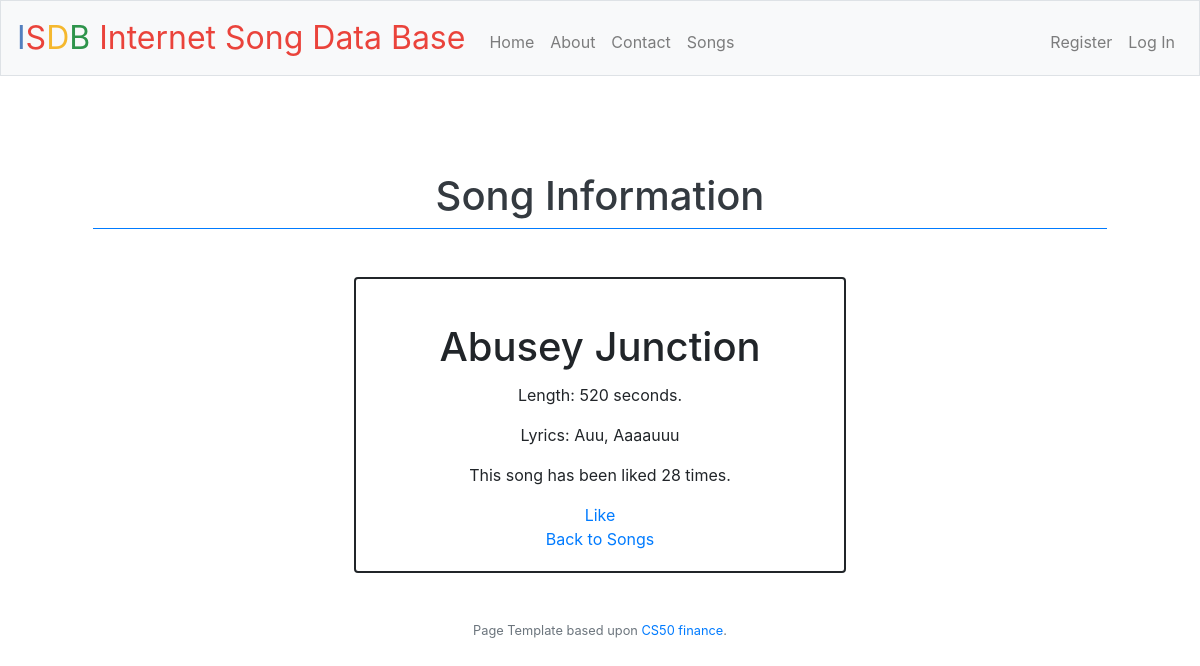
Page /songs/1 on the earlier database version.
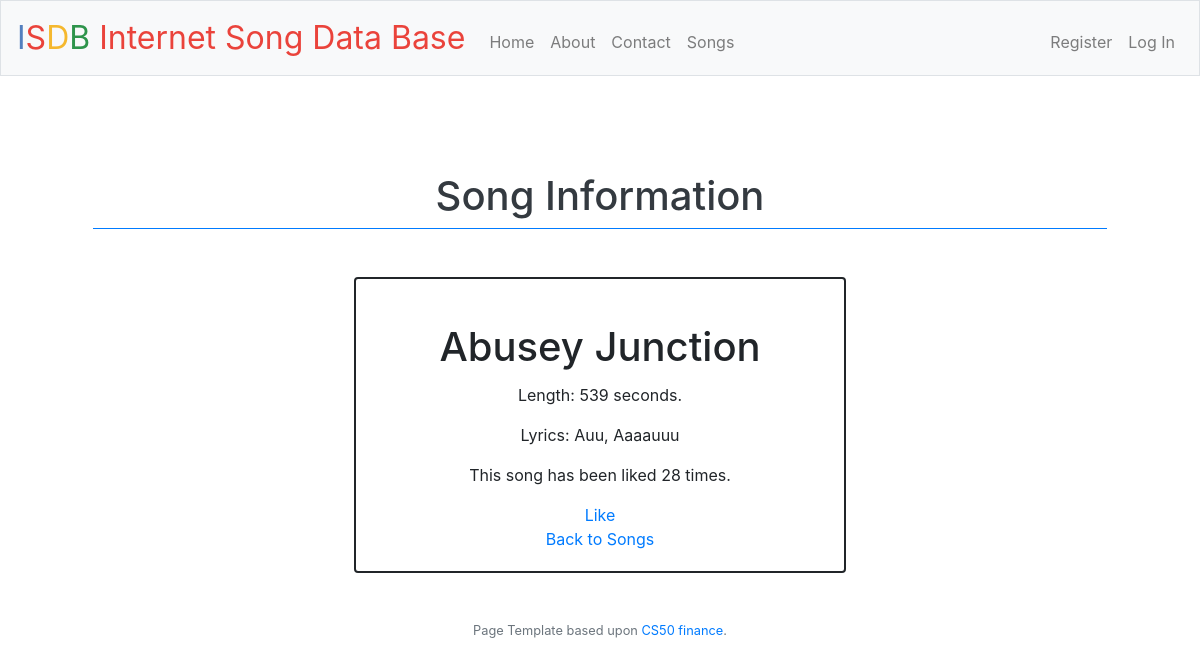
Same page on the later database version.
### tables this page shows
CREATE TABLE 'songs' (
'id' INTEGER PRIMARY KEY AUTOINCREMENT NOT NULL,
'title' TEXT NOT NULL,
'duration' INTEGER NOT NULL,
'artist_id' INTEGER NOT NULL,
'lyrics' TEXT NOT NULL,
'num_likes' INTEGER NOT NULL,
FOREIGN KEY(artist_id) REFERENCES artist(id)
);

### application.py (the view)
@app.route('/songs/<int:song_number>')
def list_song_number(song_number):
    row = db_helpers.fetch_song_info(song_number)
    if not row:
        flash(f"Song {song_number} does not exist.")
        return render_template("songs.html")
    return render_template('song.html', song_info=row)

### application.py (called while the page is built)
@app.after_request
def after_request(response):
    response.headers["Cache-Control"] = "no-cache, no-store, must-revalidate"
    response.headers["Expires"] = 0
    response.headers["Pragma"] = "no-cache"
    return response

### db_helpers.py (called while the page is built)
def fetch_song_info(n):
    song_join = "SELECT s.id, s.title, s.duration, s.lyrics, s.num_likes, a.name, a.nationality, a.img_url FROM songs s JOIN artist a ON s.artist_id = a.id WHERE s.id = ?"
    test = (n, )
    c.execute(song_join, test)
    return c.fetchone()

### templates/song.html (shortened to what this page needs)
{% extends "layout.html" %}
{% block main %}
    <div class="col-12 text-center mt-5">
        <h1 class="text-dark pt04">Song Information</h1>
        <div class="border-top border-primary w50 mx-auto my3"></div>
    </div>
    <div class="container marketing" id="song_card">
        <div class="row justify-content-center">
            <div class="col-md-6">
                <div class="card mt-5">
                    <div class="card-body">
                        <h1 class="card-title">{{ song_info['title'] }}</h1>
                        <p class="card-text">Length: {{ song_info['duration'] }} seconds.</p>
                        <p class="card-text">Lyrics: {{ song_info['lyrics'] }}</p>
                        <p class="card-text">
                            {% if song_info['num_likes'] == 0 %}
                                This song has no likes.
                            {% elif song_info['num_likes'] == 1 %}
                                This song has been liked once.
                            {% elif song_info['num_likes'] == 2 %}
                                This song has been liked twice.
                            {% else %}
                                This song has been liked {{ song_info['num_likes'] }} times.
                            {% endif%}
                        </p>
                        <a href="/like/{{ song_info['id'] }}">
                            <span class="glyphicon glyphicon-thumbs-up">Like</span>
                        </a>
                        <br>
                        <a href="/songs">Back to Songs</a>
                        <br>
                    </div>
                </div>
            </div>
        </div>
    </div>
{% endblock %}

### templates/layout.html (shortened to what this page needs)
<!DOCTYPE html>
<html lang="en">
    <head>
        <link href="https://maxcdn.bootstrapcdn.com/bootstrap/4.1.3/css/bootstrap.min.css" rel="stylesheet">
        <link href="/static/styles.css" rel="stylesheet">
    </head>
    <body>
        <nav class="navbar navbar-expand-md navbar-light bg-light border">
            <a class="navbar-brand" href="/"><span class="blue">I</span><span class="red">S</span><span class="yellow">D</span><span class="green">B</span> <span class="red">Internet Song Data Base</span></a>
            <div class="collapse navbar-collapse" id="navbar">
                {% if session.user_id and session.user_type == 'user' %}
                    <ul class="navbar-nav mr-auto mt-2">
                        <li class="nav-item"><a class="nav-link" href="/">Home</a></li>
                        <li class="nav-item"><a class="nav-link" href="/about">About</a></li>
                        <li class="nav-item"><a class="nav-link" href="/contact">Contact</a></li>
                        <li class="nav-item"><a class="nav-link" href="/songs">Songs</a></li>
                    </ul>
                    <ul class="navbar-nav ml-auto mt-2">
                        <li class="nav-item"><a class="nav-link" href="/logout">Log Out</a></li>
                    </ul>
                {% else %}
                    <ul class="navbar-nav mr-auto mt-2">
                        <li class="nav-item"><a class="nav-link" href="/">Home</a></li>
                        <li class="nav-item"><a class="nav-link" href="/about">About</a></li>
                        <li class="nav-item"><a class="nav-link" href="/contact">Contact</a></li>
                        <li class="nav-item"><a class="nav-link" href="/songs">Songs</a></li>
                    </ul>
                    <ul class="navbar-nav ml-auto mt-2">
                        <li class="nav-item"><a class="nav-link" href="/register">Register</a></li>
                        <li class="nav-item"><a class="nav-link" href="/login">Log In</a></li>
                    </ul>
                {% endif %}
            </div>
        </nav>
        <main class="container p-5">
            {% block main %}{% endblock %}
        </main>
        <footer class="small text-center text-muted">
            Page Template based upon <a href="https://cs50.harvard.edu/x/2020/tracks/web/finance/">CS50 finance</a>.
        </footer>
    </body>
</html>

### static/styles.css (style rules this page uses)
nav .navbar-brand { font-size: xx-large; }
nav .navbar-brand .blue { color: #537fbe; }
nav .navbar-brand .red { color: #ea433b; }
nav .navbar-brand .yellow { color: #f5b82e; }
nav .navbar-brand .green { color: #2e944b; }
main { overflow-x: auto; text-align: center; }
.card { border: 2px solid; }

Differences in the rows shown:
changed songs "Abusey Junction": duration "520" → "539"
